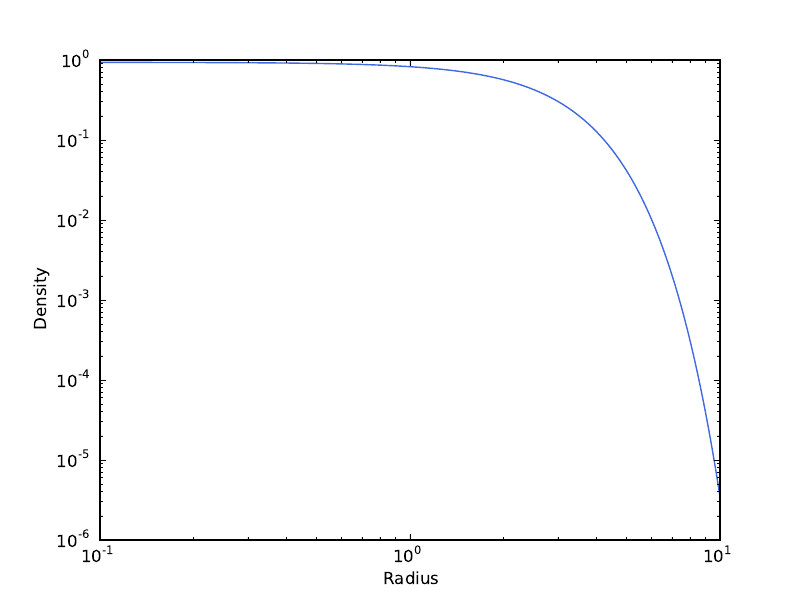

Source code (Python):
import numpy as np
from scipy.integrate import simps
from matplotlib import pyplot as plt
from progressbar import ProgressBar

## The phase density of star particles (i.e. fraction of stars at the given energy) 
def phaseDensity(energy):
	return np.exp(-energy)/((2*np.pi)**1.5)

## The radial potential at the given radius
def radPotential(radius):
	return (radius**2)/8.

## The square of radial velocity for the given parameters
def radVelocity(radius, momentum, energy):
	sqrRadVel = 2*(energy - radPotential(radius)) - momentum**2/radius**2
	return np.sqrt(np.clip(sqrRadVel, 0, np.inf))

## The upper limit of integration for momentums
def maxMomentum(energy, radius):
	return np.sqrt(2*radius**2*(energy - radPotential(radius)))

## The upper limit of integration for radial action
def maxRadAction(momentum, energy):
	return 1.1*np.sqrt(4*energy + 2*np.sqrt(4*energy**2 - momentum**2))

def energyForRadAction(radAction, momentum):
	return 0.5*(radAction + momentum)

## Radial action for given parameters
def radAction(momentum, energy):
	momenta = np.outer(momentum, np.ones(100))
	energies = np.outer(energy, np.ones(100))
	rads = np.outer(maxRadAction(momentum, energy), np.linspace(0.01, 0.99, 100))
	rads.shape = momenta.shape = energies.shape = (momentum.shape) +(100,)
	return 2/np.pi*simps(radVelocity(rads, momenta, energies), rads)

## Differential density
def diffDensity(momentum, energy, radius, potential):
	phD = phaseDensity(energyForRadAction(radAction(momentum, energy), momentum))
	radVel = radVelocity(radius, momentum, energy) 
	return 4*np.pi*momentum*phD/(radius**2*radVel)

radii = np.linspace(0.1,10,100)
potentials = radPotential(radii)

densities = np.zeros_like(radii)

## Add a progress bar in the terminal so we know how far along the calculation is
pBar = ProgressBar(maxval=densities.shape[0]).start()

for step,(radius,potential) in enumerate(zip(radii,potentials)):
	energies = potential + np.linspace(0.01, 49.99, 100)
	maxMomenta = maxMomentum(energies, radius)
	
	LGrid = np.outer(maxMomenta, np.linspace(0.01, 0.99, 10))
	EGrid = np.outer(energies, np.ones(10))
		
	diffs = diffDensity(LGrid, EGrid, radius, potential)
	
	densities[step] = simps(simps(diffs, LGrid, axis=1), energies)
	
	pBar.update(step)
pBar.finish()

plt.loglog(radii, densities)
plt.xlabel('Radius')
plt.ylabel('Density')
plt.savefig('ass6prob5c.pdf')
plt.show()